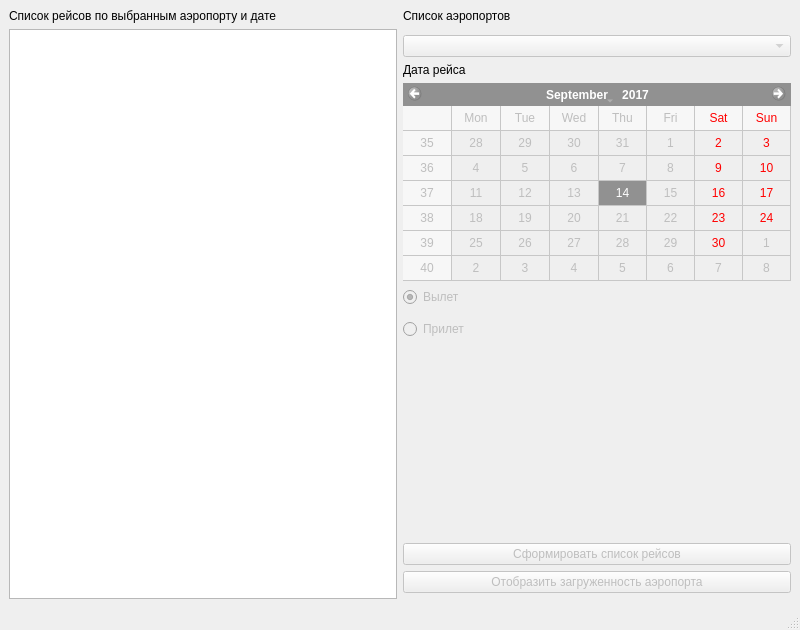
<?xml version="1.0" encoding="UTF-8"?>
<ui version="4.0">
 <class>MainWindow</class>
 <widget class="QMainWindow" name="MainWindow">
  <property name="geometry">
   <rect>
    <x>0</x>
    <y>0</y>
    <width>800</width>
    <height>630</height>
   </rect>
  </property>
  <property name="minimumSize">
   <size>
    <width>800</width>
    <height>450</height>
   </size>
  </property>
  <property name="focusPolicy">
   <enum>Qt::NoFocus</enum>
  </property>
  <property name="windowTitle">
   <string>Инспектор аэропортов</string>
  </property>
  <widget class="QWidget" name="centralwidget">
   <layout class="QGridLayout" name="gridLayout">
    <item row="4" column="1">
     <widget class="QCalendarWidget" name="cw_date">
      <property name="enabled">
       <bool>false</bool>
      </property>
      <property name="mouseTracking">
       <bool>false</bool>
      </property>
      <property name="selectedDate">
       <date>
        <year>2017</year>
        <month>9</month>
        <day>14</day>
       </date>
      </property>
      <property name="minimumDate">
       <date>
        <year>2016</year>
        <month>8</month>
        <day>15</day>
       </date>
      </property>
      <property name="maximumDate">
       <date>
        <year>2017</year>
        <month>9</month>
        <day>14</day>
       </date>
      </property>
      <property name="gridVisible">
       <bool>true</bool>
      </property>
     </widget>
    </item>
    <item row="5" column="1">
     <widget class="QRadioButton" name="rb_departure">
      <property name="enabled">
       <bool>false</bool>
      </property>
      <property name="text">
       <string>Вылет</string>
      </property>
      <property name="checked">
       <bool>true</bool>
      </property>
     </widget>
    </item>
    <item row="1" column="0" rowspan="11">
     <widget class="QTableView" name="tw_flightList"/>
    </item>
    <item row="0" column="0">
     <widget class="QLabel" name="lb_flightListLabel">
      <property name="text">
       <string>Список рейсов по выбранным аэропорту и дате</string>
      </property>
     </widget>
    </item>
    <item row="2" column="1">
     <widget class="QComboBox" name="cb_Airport">
      <property name="enabled">
       <bool>false</bool>
      </property>
     </widget>
    </item>
    <item row="10" column="1">
     <widget class="QPushButton" name="pb_showStat">
      <property name="enabled">
       <bool>false</bool>
      </property>
      <property name="text">
       <string>Отобразить загруженность аэропорта</string>
      </property>
     </widget>
    </item>
    <item row="0" column="1">
     <widget class="QLabel" name="lb_aiportListLabel">
      <property name="text">
       <string>Список аэропортов</string>
      </property>
     </widget>
    </item>
    <item row="8" column="1">
     <spacer name="verticalSpacer">
      <property name="orientation">
       <enum>Qt::Vertical</enum>
      </property>
      <property name="sizeHint" stdset="0">
       <size>
        <width>20</width>
        <height>40</height>
       </size>
      </property>
     </spacer>
    </item>
    <item row="7" column="1">
     <widget class="QRadioButton" name="rb_arrival">
      <property name="enabled">
       <bool>false</bool>
      </property>
      <property name="text">
       <string>Прилет</string>
      </property>
     </widget>
    </item>
    <item row="3" column="1">
     <widget class="QLabel" name="lb_dateLabel">
      <property name="text">
       <string>Дата рейса</string>
      </property>
     </widget>
    </item>
    <item row="9" column="1">
     <widget class="QPushButton" name="pb_getFlightList">
      <property name="enabled">
       <bool>false</bool>
      </property>
      <property name="text">
       <string>Сформировать список рейсов</string>
      </property>
     </widget>
    </item>
   </layout>
  </widget>
  <widget class="QMenuBar" name="menubar">
   <property name="geometry">
    <rect>
     <x>0</x>
     <y>0</y>
     <width>800</width>
     <height>21</height>
    </rect>
   </property>
  </widget>
  <widget class="QStatusBar" name="statusbar"/>
 </widget>
 <tabstops>
  <tabstop>cb_Airport</tabstop>
  <tabstop>cw_date</tabstop>
  <tabstop>rb_departure</tabstop>
  <tabstop>rb_arrival</tabstop>
  <tabstop>tw_flightList</tabstop>
 </tabstops>
 <resources/>
 <connections/>
</ui>
